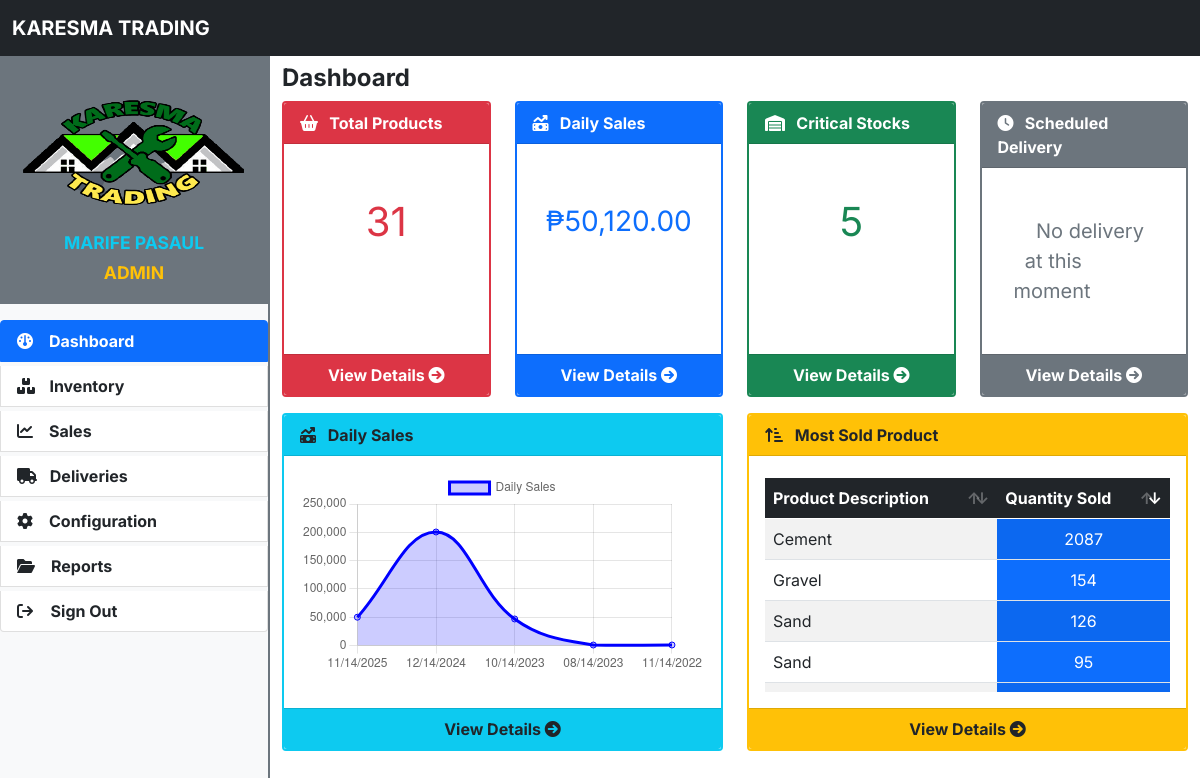
Screenshot of /dashboard.php (signed in) with the database file from the repository.
### tables this page shows
CREATE TABLE `users` (
  `account_id` varchar(100) NOT NULL,
  `firstname` varchar(100) NOT NULL,
  `lastname` varchar(100) NOT NULL,
  `contact` varchar(100) NOT NULL,
  `position` varchar(100) NOT NULL,
  `username` varchar(100) NOT NULL,
  `password` varchar(100) NOT NULL,
  `account_status` int(11) NOT NULL,
  `account_arch_date` datetime NOT NULL DEFAULT current_timestamp(),
  `date` datetime NOT NULL DEFAULT current_timestamp()
);

CREATE TABLE `product` (
  `product_id` varchar(100) NOT NULL,
  `product_desc` varchar(100) NOT NULL,
  `brand` varchar(100) NOT NULL,
  `unit` varchar(100) NOT NULL,
  `unit_price` decimal(18,2) NOT NULL,
  `quantity` int(11) NOT NULL,
  `minusquantity` int(11) NOT NULL,
  `quantity_sold` int(11) NOT NULL,
  `product_status` int(11) NOT NULL,
  `product_date` datetime NOT NULL DEFAULT current_timestamp(),
  `product_arch_date` datetime NOT NULL DEFAULT current_timestamp(),
  `stock_date` datetime NOT NULL DEFAULT current_timestamp(),
  `quantitysold_date` datetime NOT NULL DEFAULT current_timestamp()
);

### dashboard.php (the view, shortened to what this page needs)
<?php
  include('server/connection.php');
?>
<!DOCTYPE html>
<html>
<head>
    <link rel="stylesheet" href="css/bootstrap.min.css" />
    <link rel="stylesheet" href="https://cdn.jsdelivr.net/npm/bootstrap-icons@1.8.1/font/bootstrap-icons.css">
    <link rel="stylesheet" href="css/dataTables.bootstrap5.min.css" />
    <link rel="stylesheet" href="css/style.css" />
    <link rel="stylesheet" href="css/all.min.css" />
</head>
<body>
    <nav class="navbar navbar-expand-lg navbar-dark bg-dark fixed-top">
      <div class="container-fluid">
        <a class="navbar-brand me-auto ms-lg-0 ms-3 text-uppercase fw-bold" href="#">Karesma Trading</a>
      </div>
    </nav>
    <div class="offcanvas offcanvas-start sidebar-nav bg-light border-secondary border-2" tabindex="-1" id="sidebar">
      <div class="offcanvas-body p-0">
        <nav class="navbar-dark">
          <div class="container bg-secondary box">
          <center><img src="images/Logo.png" style="width:100%;" height="200px" alt="" class="mb-5"></center>
          <?php
              if(isset($_SESSION['username'])){
                $username = $_SESSION['username'];
                $sql = "SELECT firstname, lastname FROM users WHERE username='$username'";
                $result	= mysqli_query($connection, $sql);
                if (mysqli_num_rows($result) > 0){
                  while($row = mysqli_fetch_assoc($result)){
            ?>
            <center><a class="navbar-brand text"><small class="text-uppercase text-uppercase fw-bold text-info"><?php echo $row['firstname'];?>&nbsp<?php echo $row['lastname'];}}}?></small><br>
              <small class="text-uppercase text-uppercase fw-bold text-warning">
                <?php
                if(isset($_SESSION['username'])){
                  $username = $_SESSION['username'];
                  $query = "SELECT * FROM users WHERE username='$username'";
                  $results	= mysqli_query($connection, $query);
                  if (mysqli_num_rows($results) == 1) {
                    $usertypes = mysqli_fetch_array($results);
                    if ($usertypes['position'] == 'Head Admin') {
                      $_SESSION['username'] = $username;
                      echo 'Head Admin';
                    }else{
                      echo 'Admin';
                    }
                  }
                }
                ?>
              </small></a></center>
          </div>
        <div class="list-group mt-3 mb-3 d-grid gap-1">
            <a href="#" type="button" class="fw-bold list-group-item list-group-item-action active" aria-current="true"><span><i class="fa-solid fa-gauge" style="margin-right: 1rem;"></i>Dashboard</span></a>
            <a href="1-inventory/manage_product.php" type="button" class="fw-bold list-group-item list-group-item-action"><span><i class="fa-solid fa-boxes-stacked" style="margin-right: 0.9rem;"></i>Inventory</span></a>
            <a href="2-sales/salestransac_logs.php" type="button" class="fw-bold list-group-item list-group-item-action"><span><i class="fa-solid fa-chart-line" style="margin-right: 1rem;"></i>Sales</span></a>
            <a href="3-deliveries/monitor_deliveries.php" type="button" class="fw-bold list-group-item list-group-item-action"><span><i class="fa-solid fa-truck" style="margin-right: 0.8rem;"></i>Deliveries</span></a>
            <a href="4-configuration/store_info.php" type="button" class="fw-bold list-group-item list-group-item-action"><span><i class="fa-solid fa-gear" style="margin-right: 1rem;"></i>Configuration</span></a>
            <a href="5-reports/salestransac_report.php" type="button" class="fw-bold list-group-item list-group-item-action"><span><i class="fa-solid fa-folder-open" style="margin-right: 1rem;"></i>Reports</span></a>
            <a type="button" name="signout" onclick="out();" class="signout fw-bold list-group-item list-group-item-action"><span><i class="fa-solid fa-arrow-right-from-bracket" style="margin-right: 1.1rem;"></i>Sign Out</span></a>
        </div>
        </nav>
      </div>
    </div>
    <main class="mt-5 pt-3">
    <div class="container-fluid">
        <div class="row">
          <div class="col-md-12">
            <h4 class="fw-bold">Dashboard</h4>
          </div>
        </div>
        <div class="row">
          <div class="col-md-3 mb-3">
            <div class="card border-danger border-2 text-white h-100">
              <div class="card-header bg-danger fw-bold"><span><i class="fa-solid fa-basket-shopping"></i>&nbsp&nbsp&nbspTotal Products</span></div>
                <?php
                    $count = mysqli_num_rows(mysqli_query($connection, "SELECT * FROM product WHERE product_status = 0"));
                    if ($count > 0) {
                ?>
                <?php
                  echo '<div class="card-body py-5 text-danger d-md-flex justify-content-md-center">';
                  echo '<span class= "fs-1">';
                  echo $count;
                  echo '</span>';
                  echo '</div>';
                  }else{
                  echo '<div class="card-body py-5 text-danger d-md-flex justify-content-md-center">';
                  echo '<span class= "fs-5 mx-3">';
                  echo "&nbsp&nbsp&nbsp&nbspNo available &nbsp&nbsp&nbsp&nbsp&nbsp&nbsp&nbspproduct";
                  echo '</span>';
                  echo '</div>';
                  }
                ?>
              <div class="card-footer bg-danger text-white d-flex justify-content-md-center">
                <a href="1-inventory/manage_product.php" style="text-decoration: none;" class="card-link text-white fw-bold">View Details <span class="ms-auto"><i class="fa-solid fa-circle-arrow-right"></i></span></a>
              </div>
            </div>
          </div>
          <div class="col-md-3 mb-3">
            <div class="card border-primary border-2 text-white h-100">
              <div class="card-header bg-primary fw-bold"><span><i class="fa-solid fa-money-bill-trend-up"></i>&nbsp&nbsp&nbspDaily Sales</span></div>
              <?php
                  $sql = "SELECT sum(total) as total from transaction_logs WHERE DATE(`date`) = CURDATE()";
                  $result = $connection -> query($sql);
              ?>
              <div class="card-body py-5 text-primary d-md-flex justify-content-md-center">
                <span class= "fs-3 mt-2">₱<?php while ($row = $result -> fetch_object()): echo number_format($row -> total, 2); endwhile; ?></span>
              </div>
              <div class="card-footer bg-primary text-white d-flex justify-content-md-center">
                <a href="2-sales/monitor_sales_daily.php" style="text-decoration: none;" class="card-link text-white fw-bold">View Details <span class="ms-auto"><i class="fa-solid fa-circle-arrow-right"></i></span></a>
              </div>
            </div>
          </div>
          <div class="col-md-3 mb-3">
            <div class="card border-success border-2 text-white h-100">
              <div class="card-header bg-success fw-bold"><span><i class="fa-solid fa-warehouse"></i>&nbsp&nbsp&nbspCritical Stocks</span></div>
                <?php
                    $count = mysqli_num_rows(mysqli_query($connection, "SELECT * FROM product WHERE quantity <= 20 "));
                    if ($count > 0) {
                ?>
                <?php
                  echo '<div class="card-body py-5 text-success d-md-flex justify-content-md-center">';
                  echo '<span class= "fs-1 mx-3">';
                  echo $count;
                  echo '</span>';
                  echo '</div>';
                  }else{
                  echo '<div class="card-body py-5 text-success d-md-flex justify-content-md-center">';
                  echo '<span class= "fs-5 mx-3">';
                  echo "&nbsp&nbsp&nbsp&nbsp&nbsp&nbspNo critical &nbsp&nbsp&nbspproduct stock";
                  echo '</span>';
                  echo '</div>';
                  }
                ?>
              <div class="card-footer bg-success text-white d-flex justify-content-md-center">
                <a href="1-inventory/manage_stock.php" style="text-decoration: none;" class="card-link text-white fw-bold">View Details <span class="ms-auto"><i class="fa-solid fa-circle-arrow-right"></i></span></a>
              </div>
            </div>
          </div>
          <div class="col-md-3 mb-3">
            <div class="card border-secondary border-2 text-white h-100">
              <div class="card-header bg-secondary fw-bold"><span><i class="fa-solid fa-clock"></i>&nbsp&nbsp&nbspScheduled Delivery</span></div>
                <?php
                  $query = "SELECT * FROM delivery WHERE status = 'Pending' AND delivery_status = 0 ORDER BY DATE(`date`) = CURDATE() DESC, status DESC, time ASC LIMIT 1";
                  $query_run = mysqli_query($connection, $query);
                  if (mysqli_num_rows($query_run) > 0) {
                    while($row = mysqli_fetch_assoc($query_run)) {
                ?>
                <?php
                  echo '<div class="card-body py-5 text-secondary d-md-flex justify-content-md-center">';
                  echo '<span class= "fs-5 mx-3">';
                  echo "&nbsp";
                  echo date('m/d/y <\b\r>', strtotime($row["date"]));
                  echo date('h:i A', strtotime($row["time"]));
                  echo '</span>';
                  echo '</div>';
                    }
                  }else{
                  echo '<div class="card-body py-5 text-secondary d-md-flex justify-content-md-center">';
                  echo '<span class= "fs-5 mx-3">';
                  echo "&nbsp&nbsp&nbsp&nbspNo delivery &nbsp&nbspat this moment";
                  echo '</span>';
                  echo '</div>';
                  }
                ?>
              <div class="card-footer bg-secondary text-white d-flex justify-content-md-center">
                <a href="3-deliveries/monitor_deliveries.php" style="text-decoration: none;" class="card-link text-white fw-bold">View Details <span class="ms-auto"><i class="fa-solid fa-circle-arrow-right"></i></span></a>
              </div>
            </div>
          </div>
        </div>
        <div class="row">
          <div class="col-md-6 mb-3">
            <div class="card border-info border-2 h-100">
              <div class="card-header bg-info fw-bold">
                <span class="me-2"><i class="fa-solid fa-money-bill-trend-up"></i></span>
                Daily Sales
              </div>
              <div class="card-body">
                <canvas id="chart" width="400" height="200"></canvas>
              </div>
              <div class="card-footer bg-info d-flex justify-content-md-center">
                <a href="2-sales/monitor_sales_daily.php" style="text-decoration: none;" class="card-link text-dark fw-bold">View Details <span class="ms-auto"><i class="fa-solid fa-circle-arrow-right"></i></span></a>
              </div>
            </div>
          </div>
          <div class="col-md-6 mb-3">
            <div class="card border-warning border-2 h-100">
              <div class="card-header bg-warning fw-bold">
                <span class="me-2"><i class="fa-solid fa-arrow-up-short-wide"></i></span>
                Most Sold Product
              </div>
              <div class="card-body">
                <div class="table-responsive table-wrapper-scroll-y my-custom-scrollbar" style="width: 100%; height: 220px;">
                    <table id="example1" class="table table-striped data-table">
                    <?php
                        $query = "SELECT * FROM product WHERE quantity_sold  > 0";
                        $query_run = mysqli_query($connection, $query);
                    ?>
                      <thead class="table-dark">
                        <tr>
                          <th>Product Description</th>
                          <th>Quantity Sold</th>
                      </thead>
                      <tbody>
                      <?php
                        if(mysqli_num_rows($query_run) > 0)
                        {
                            while($row = mysqli_fetch_assoc($query_run))
                            {
                              ?>
                        <tr>
                          <td><?php echo $row['product_desc'] ?></td>
                          <td class='bg-primary text-center text-white'><?php echo $row['quantity_sold'] ?></td>
                        </tr>
                        <?php
                            }
                        }
                        else{
                            echo "No record found";
                        }
                      ?>
                      </tbody>
                    </table>
                </div>
            </div>
              <div class="card-footer bg-warning d-flex justify-content-md-center">
                <a href="1-inventory/manage_stock.php" style="text-decoration: none;" class="card-link text-dark fw-bold">View Details <span class="ms-auto"><i class="fa-solid fa-circle-arrow-right"></i></span></a>
              </div>
          </div>
        </div>
      </div>
    </main>
      <?php
         $sql13 ="SELECT DATE_FORMAT(date,'%m/%d/%Y') as dname, sum(total) as total from transaction_logs GROUP BY date(date) DESC LIMIT 5";
         $result13 = mysqli_query($connection,$sql13);
         while ($row = mysqli_fetch_array($result13)) {
            $date[]  = $row['dname'];
            $total[] = $row['total'];
        }
      ?>
      <script type="text/javascript">
      var ctx = document.getElementById("chart").getContext('2d');
                var myChart = new Chart(ctx, {
                    type: 'line',
                    data: {
                        labels:<?php echo json_encode($date); ?>,
                        datasets: [{
                            label: "Daily Sales",
                            backgroundColor: 'rgba(0, 0, 255, 0.2)',
                            borderColor: 'rgba(0, 0, 255, 1)',
                            tension: 0.4,
                            fill: true,
                            data:<?php echo json_encode($total); ?>,
                        }]
                    },
                    options: {
                        legend: {
                        display: true,
                        position: 'bottom',
                        labels: {
                            fontColor: '#71748d',
                            fontFamily: 'Circular Std Book',
                            fontSize: 14,
                        }
                    },
                }
                });
      </script>
  </body>
</html>

### css/style.css (style rules this page uses)
body, button { font-family: "Inter", sans-serif; }
:root { --offcanvas-width: 270px; --topNavbarHeight: 56px; }
.sidebar-nav { width: var(--offcanvas-width); }
@media (min-width: 992px) { body { overflow: auto !important; } }
@media (min-width: 992px) { main { margin-left: var(--offcanvas-width); } }
@media (min-width: 992px) { .sidebar-nav { -webkit-transform: none; transform: none; visibility: visible !important; height: calc(100% - var(--topNavbarHeight)); top: var(--topNavbarHeight); } }

### dashboard.php (style rules this page uses)
.my-custom-scrollbar { position: relative; height: 400px; overflow: auto; }
.table-wrapper-scroll-y { display: block; }
.table td, .table th { vertical-align: middle; }
.box { position: relative; display: inline-block; }
.box .text { position: absolute; z-index: 999; margin: 0 auto; left: 0; right: 0; text-align: center; top: 67%; }

### rows the page displays
users: firstname "MARIFE", lastname "PASAUL"
product: product_desc "Cement", quantity_sold "2087"
product: product_desc "Sand", quantity_sold "126"
product: product_desc "Gravel", quantity_sold "154"
product: product_desc "Sand", quantity_sold "95"

### other values shown
$count "31"
$row -> total "50,120.00"
$count "5"
chart data {{ json_encode($total) }} ["50120.00","200570.00","47005.00","1005.00","1083.00"]
